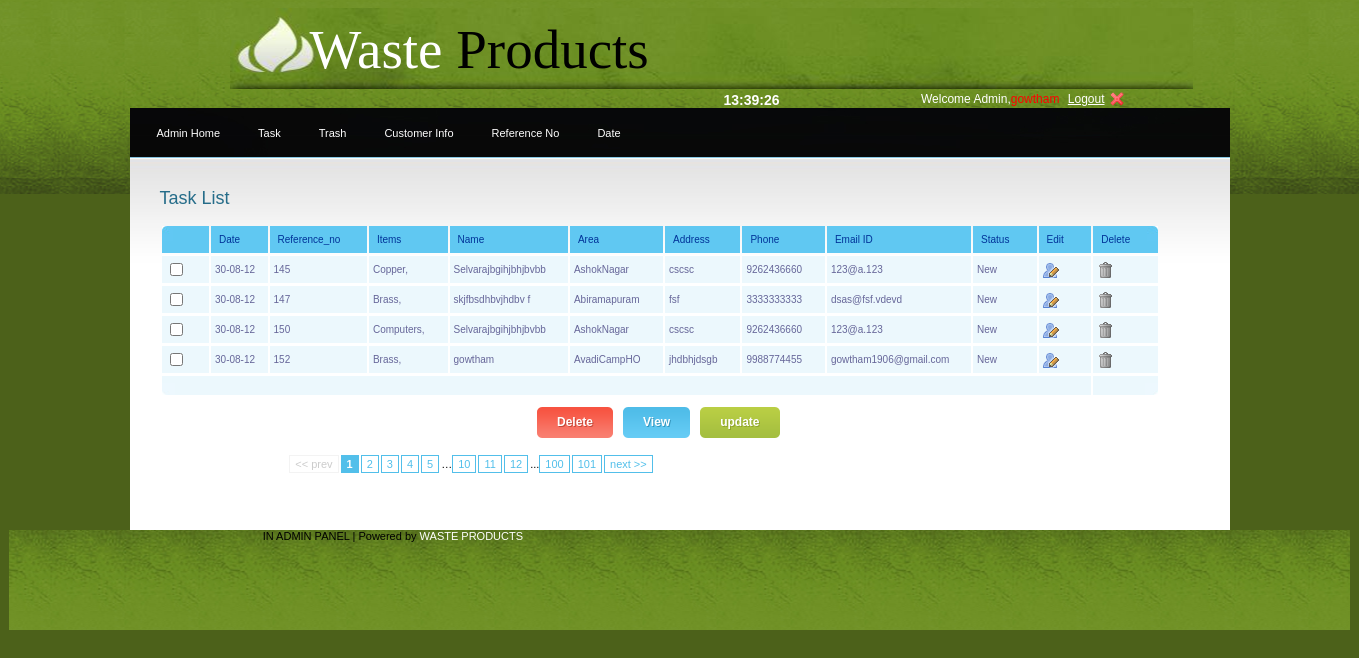
Screenshot of /adminpanel/task.php (signed in) with the database file from the repository.
### tables this page shows
CREATE TABLE IF NOT EXISTS `trash` (
  `name_id` int(255) NOT NULL,
  `reference_number` int(50) NOT NULL AUTO_INCREMENT,
  `items` mediumtext NOT NULL,
  `trash_or_task` varchar(50) NOT NULL,
  `status` varchar(50) NOT NULL,
  `date` varchar(11) NOT NULL,
  PRIMARY KEY (`reference_number`)
);

CREATE TABLE IF NOT EXISTS `registration` (
  `name_id` int(255) NOT NULL AUTO_INCREMENT,
  `name` varchar(50) NOT NULL,
  `area` varchar(50) NOT NULL,
  `address` varchar(5000) NOT NULL,
  `phone` varchar(12) NOT NULL,
  `email_id` varchar(50) NOT NULL,
  `password` varchar(50) NOT NULL,
  PRIMARY KEY (`name_id`)
);

### adminpanel/task.php (the view, shortened to what this page needs)
<h2>Task List</h2>
<?php
$sql = "SELECT * FROM registration r,trash t where r.name_id=t.name_id and t.trash_or_task='Task'";
$result=mysql_query($sql);
?>
<table id="rounded-corner" align="center">
    <thead>
    	<tr>
        	<th scope="col" class="rounded-company"></th>
            <th scope="col" class="rounded">Date</th>
			<th scope="col" class="rounded">Reference_no</th>
			<th scope="col" class="rounded">Items</th>
			<th scope="col" class="rounded">Name</th>
            <th scope="col" class="rounded">Area</th>
            <th scope="col" class="rounded">Address</th>
			<th scope="col" class="rounded">Phone</th>
            <th scope="col" class="rounded">Email ID</th>
			<th scope="col" class="rounded">Status</th>
            <th scope="col" class="rounded">Edit</th>
            <th scope="col" class="rounded-q4">Delete</th>
        </tr>
    </thead>
	<tfoot>
    	<tr>
        	<td colspan="11" class="rounded-foot-left"></td>
        	<td class="rounded-foot-right">&nbsp;</td>
        </tr>
    </tfoot>
<?php
while($row=mysql_fetch_array($result))
{
$date = $row['date'];
$reference_number = $row['reference_number'];
$items = $row['items'];
$name = $row['name'];
$area = $row['area'];
$address = $row['address'];
$phone = $row['phone'];
$email_id = $row['email_id'];
$status = $row['status'];
echo" <tbody>
    	<tr>
        	<td><input type=checkbox name=/></td>
            <td>".$date."</td>
			<td>".$reference_number."</td>
			<td>".$items."</td>
			<td>".$name."</td>
            <td>".$area."</td>
            <td>".$address."</td>
            <td>".$phone."</td>
			<td>".$email_id."</td>
			<td>".$status."</td>
            <td><a href=#><img src=images/user_edit.png  title=edit border=0 /></a></td>
            <td><a href=# class=ask><img src=images/trash.png  title=delete border=0/></a></td>
        </tr>
    </tbody>";
}
?>
   </table>
	 <a href="#" class="bt_green"><span class="bt_green_lft"></span><strong>update</strong><span class="bt_green_r"></span></a>
     <a href="#" class="bt_blue"><span class="bt_blue_lft"></span><strong>View</strong><span class="bt_blue_r"></span></a>
     <a href="#" class="bt_red"><span class="bt_red_lft"></span><strong>Delete</strong><span class="bt_red_r"></span></a>
        <div class="pagination">
        <span class="disabled"><< prev</span><span class="current">1</span><a href="">2</a><a href="">3</a><a href="">4</a><a href="">5</a>…<a href="">10</a><a href="">11</a><a href="">12</a>...<a href="">100</a><a href="">101</a><a href="">next >></a>
        </div>

### adminpanel/niceforms-default.css (style rules this page uses)
select, input, textarea, button { outline:none; resize:none; }

### rows the page displays
trash: date "30-08-12", reference_number "145", items "Copper,", name.name "Selvarajbgihjbhjbvbb", name.area "AshokNagar", name.address "cscsc", name.phone "9262436660", name.email_id "123@a.123", status "New"
trash: date "30-08-12", reference_number "147", items "Brass,", name.name "skjfbsdhbvjhdbv f", name.area "Abiramapuram", name.address "fsf", name.phone "3333333333", name.email_id "dsas@fsf.vdevd", status "New"
trash: date "30-08-12", reference_number "150", items "Computers,", name.name "Selvarajbgihjbhjbvbb", name.area "AshokNagar", name.address "cscsc", name.phone "9262436660", name.email_id "123@a.123", status "New"
trash: date "30-08-12", reference_number "152", items "Brass,", name.name "gowtham", name.area "AvadiCampHO", name.address "jhdbhjdsgb", name.phone "9988774455", name.email_id "gowtham1906@gmail.com", status "New"
